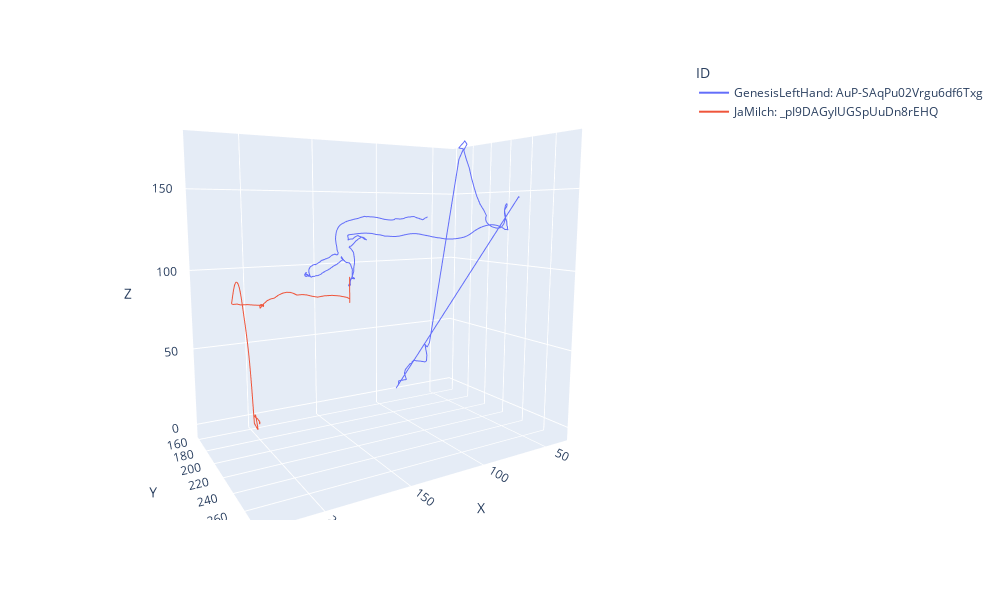

The notebook cell saved with this chart:
### Code cell
plot_trajectories(['AuP-SAqPu02Vrgu6df6Txg', '_pI9DAGyIUGSpUuDn8rEHQ'])

### Figure 1 — Plotly figure (JSON) as saved in the notebook; plotly's stock layout.template omitted (floating-point values rounded to 4 significant figures; data arrays with more than 128 entries replaced by an {"elided": "..."} marker saying what was removed)
{"data": [{"hovertemplate": "<b>%{hovertext}</b><br><br>ID=GenesisLeftHand: AuP-SAqPu02Vrgu6df6Txg<br>X=%{x}<br>Y=%{y}<br>Z=%{z}<extra></extra>", "hovertext": {"elided": "547 float values"}, "legendgroup": "GenesisLeftHand: AuP-SAqPu02Vrgu6df6Txg", "line": {"color": "#636efa", "dash": "solid"}, "marker": {"symbol": "circle"}, "mode": "lines", "name": "GenesisLeftHand: AuP-SAqPu02Vrgu6df6Txg", "scene": "scene", "showlegend": true, "type": "scatter3d", "x": {"elided": "547 float values"}, "y": {"elided": "547 float values"}, "z": {"elided": "547 float values"}}, {"hovertemplate": "<b>%{hovertext}</b><br><br>ID=JaMilch: _pI9DAGyIUGSpUuDn8rEHQ<br>X=%{x}<br>Y=%{y}<br>Z=%{z}<extra></extra>", "hovertext": {"elided": "547 float values"}, "legendgroup": "JaMilch: _pI9DAGyIUGSpUuDn8rEHQ", "line": {"color": "#EF553B", "dash": "solid"}, "marker": {"symbol": "circle"}, "mode": "lines", "name": "JaMilch: _pI9DAGyIUGSpUuDn8rEHQ", "scene": "scene", "showlegend": true, "type": "scatter3d", "x": {"elided": "547 float values"}, "y": {"elided": "547 float values"}, "z": {"elided": "547 float values"}}], "layout": {"height": 600, "legend": {"title": {"text": "ID"}, "tracegroupgap": 0}, "margin": {"t": 60}, "scene": {"aspectmode": "auto", "aspectratio": {"x": 1.197, "y": 0.7323, "z": 1.14}, "camera": {"center": {"x": 0, "y": 0, "z": 0}, "eye": {"x": 1.012, "y": 1.738, "z": 0.282}, "projection": {"type": "perspective"}, "up": {"x": 0, "y": 0, "z": 1}}, "domain": {"x": [0, 1], "y": [0, 1]}, "xaxis": {"title": {"text": "X"}, "type": "linear"}, "yaxis": {"title": {"text": "Y"}, "type": "linear"}, "zaxis": {"title": {"text": "Z"}, "type": "linear"}}, "width": 1000}}
